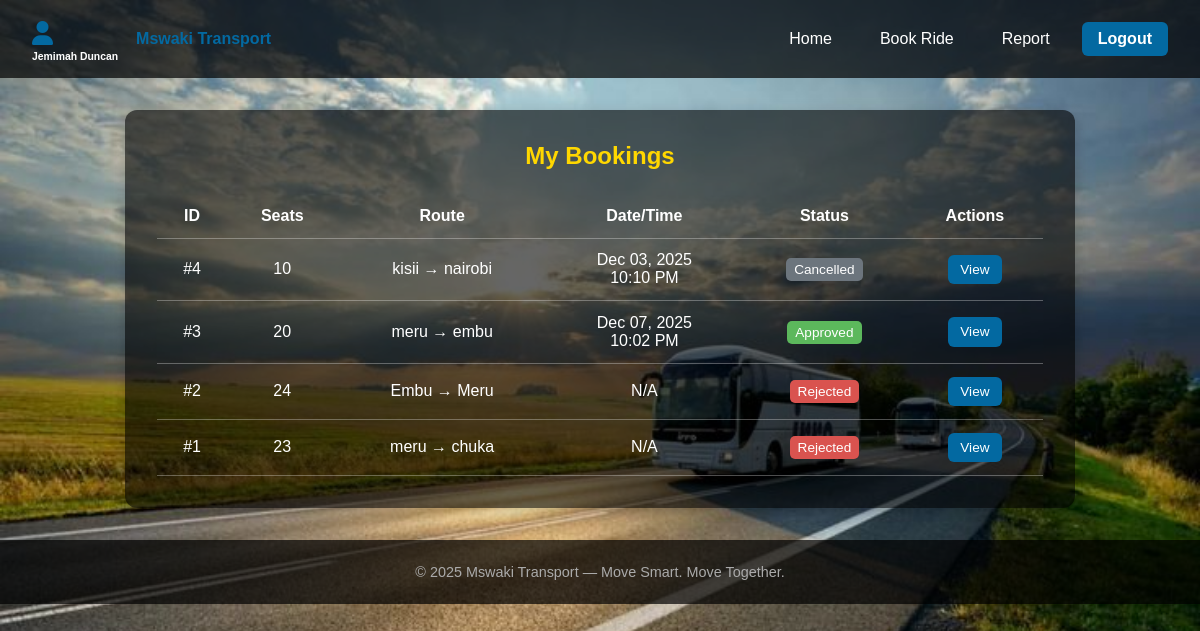
Screenshot of /my_bookings (signed in) with the database file from the repository.
### mswaki/models.py (models this page shows, shortened)
class User(db.Model, UserMixin):
    id = db.Column(db.Integer, primary_key=True)
    name = db.Column(db.String(100), nullable=False)
    email = db.Column(db.String(120), unique=True, nullable=False)
    password = db.Column(db.String(200), nullable=False)
    role = db.Column(db.String(20), nullable=False)
    rating = db.Column(db.Float, default=0.0)
    status = db.Column(db.String(10), default='active')

class Booking(db.Model):
    id = db.Column(db.Integer, primary_key=True)
    user_id = db.Column(db.Integer, db.ForeignKey('user.id'), nullable=False)
    seats = db.Column(db.Integer, nullable=False)
    pickup = db.Column(db.String(100), nullable=False)
    destination = db.Column(db.String(100), nullable=False)
    route = db.Column(db.String(100))  # optional
    reason = db.Column(db.String(200))
    status = db.Column(db.String(50), default="Pending")
    booking_date = db.Column(db.DateTime)  # when the ride is requested
    travel_date = db.Column(db.Date)       # new: day of travel
    travel_time = db.Column(db.Time)       # new: time of travel
    created_at = db.Column(db.DateTime, default=datetime.utcnow)
    rejection_reason = db.Column(db.String(200))
    user = db.relationship("User", backref="bookings")

### mswaki/routes.py (the view)
@routes.route('/my_bookings')
@login_required
def my_bookings():
    bookings = Booking.query.filter_by(user_id=current_user.id).order_by(Booking.created_at.desc()).all()
    bookings_data = []
    for b in bookings:
        bookings_data.append({
            "id": b.id,
            "seats": b.seats,
            "pickup": b.pickup,
            "destination": b.destination,
            "reason": b.reason or "",
            "travel_date": b.travel_date.strftime("%b %d, %Y") if b.travel_date else "N/A",
            "travel_time": b.travel_time.strftime("%I:%M %p") if b.travel_time else "N/A",
            "status": b.status,
            "rejection_reason": getattr(b, "rejection_reason", ""),
            "created_at": b.created_at.strftime("%b %d, %Y %I:%M %p") if b.created_at else "N/A",
            "can_cancel": b.status.lower() == "pending"
        })
    return render_template(
        "user_bookings.html",
        bookings=bookings,
        bookings_data=bookings_data
    )

### mswaki/templates/user_bookings.html (shortened to what this page needs)
<!DOCTYPE html>
<html lang="en">
<head>
  <link rel="stylesheet" href="https://cdnjs.cloudflare.com/ajax/libs/font-awesome/6.4.0/css/all.min.css">
</head>
<body>
  <nav>
    <a href="{{ url_for('routes.user_dashboard') }}" class="brand">
      <div class="user-brand">
        <i class="fa fa-user"></i>
        <div class="user-name">{{ current_user.name if current_user.is_authenticated else 'Guest' }}</div>
      </div>
      <div class="brand-text">Mswaki Transport</div>
    </a>
    <div class="nav-links" id="navLinks">
      <a href="{{ url_for('routes.user_dashboard') }}">Home</a>
      <a href="{{ url_for('routes.book_vehicle') }}">Book Ride</a>
      <a href="{{ url_for('routes.report_misbehavior') }}">Report</a>
      {% if current_user.is_authenticated %}
        <a href="{{ url_for('routes.logout') }}" class="btn-primary">Logout</a>
      {% endif %}
    </div>
  </nav>
  <div class="container">
    <h2>My Bookings</h2>
    {% if bookings %}
    <table>
      <thead>
        <tr>
          <th>ID</th>
          <th>Seats</th>
          <th>Route</th>
          <th>Date/Time</th>
          <th>Status</th>
          <th>Actions</th>
        </tr>
      </thead>
      <tbody>
        {% for booking in bookings %}
        <tr>
          <td>#{{ booking.id }}</td>
          <td>{{ booking.seats }}</td>
          <td>{{ booking.pickup }} → {{ booking.destination }}</td>
          <td>
            {{ booking.travel_date.strftime('%b %d, %Y') if booking.travel_date else 'N/A' }}<br>
            {{ booking.travel_time.strftime('%I:%M %p') if booking.travel_time else '' }}
          </td>
          <td>
            <span class="status-badge status-{{ booking.status|lower|replace(' ', '-') }}">
              {{ booking.status|capitalize }}
            </span>
          </td>
          <td>
            <button class="btn btn-view" onclick="viewBooking({{ booking.id }})">View</button>
          </td>
        </tr>
        {% endfor %}
      </tbody>
    </table>
    {% else %}
    <p style="text-align:center; margin-top:1rem;">You have no bookings yet.</p>
    {% endif %}
  </div>
  <footer>
    &copy; {{ current_year or 2025 }} Mswaki Transport — Move Smart. Move Together.
  </footer>
</body>
</html>

### mswaki/templates/user_bookings.html (style rules this page uses)
:root { --primary: #0369a1; --gold: gold; --light: #fff; }
* { margin: 0; padding: 0; box-sizing: border-box; font-family: 'Poppins', sans-serif; }
body { background: url('/static/images/mswaki.jpg') center/cover no-repeat fixed; color: var(--light); min-height: 100vh; }
nav { display: flex; justify-content: space-between; align-items: center; padding: 1rem 2rem; background: rgba(0,0,0,0.7); position: sticky; top: 0; z-index: 1000; }
nav .brand { display: flex; align-items: center; gap: 10px; font-size: 1.8rem; font-weight: 700; color: var(--primary); text-decoration: none; }
.user-brand i { font-size: 1.5rem; }
.user-brand .user-name { font-size: 0.65rem; margin-top: 2px; color: #fff; white-space: nowrap; }
.brand-text { font-size: 1rem; font-weight: 600; margin-left: 8px; }
.nav-links { display: flex; gap: 1rem; align-items: center; max-height: none; }
.nav-links a { color: var(--light); padding: 0.5rem 1rem; border-radius: 6px; text-decoration: none; transition: 0.3s; }
.btn-primary { background: var(--primary); color: #000; font-weight: 600; }
.container { max-width: 950px; background: rgba(0,0,0,0.6); margin: 2rem auto; padding: 2rem; border-radius: 12px; box-shadow: 0 4px 15px rgba(0,0,0,0.2); }
h2 { color: var(--gold); text-align: center; margin-bottom: 1.5rem; }
table { width: 100%; border-collapse: collapse; color: #fff; }
th, td { padding: 0.8rem; border-bottom: 1px solid rgba(255,255,255,0.3); text-align: center; }
.status-badge { padding: 0.25rem 0.5rem; border-radius: 5px; font-size: 0.85rem; color: #fff; }
.status-approved { background: #5cb85c; }
.status-rejected { background: #d9534f; }
.status-cancelled { background: #6c757d; }
.btn { padding: 0.45rem 0.8rem; border-radius: 6px; font-size: 0.85rem; cursor: pointer; border: none; }
.btn-view { background: var(--primary); color: #fff; }
footer { text-align: center; padding: 1.5rem 0; background: rgba(0,0,0,0.7); margin-top: 2rem; color: #aaa; font-size: 0.9rem; }

### rows the page displays
User: name "Jemimah Duncan"
Booking: id "4", seats "10", pickup "kisii", destination "nairobi", travel_date "Dec 03, 2025", travel_time "10:10 PM", status "Cancelled"
Booking: id "3", seats "20", pickup "meru", destination "embu", travel_date "Dec 07, 2025", travel_time "10:02 PM", status "Approved"
Booking: id "2", seats "24", pickup "Embu", destination "Meru", travel_date "N/A", status "Rejected"
Booking: id "1", seats "23", pickup "meru", destination "chuka", travel_date "N/A", status "Rejected"

### other values shown
{{ current_year or 2025 }} "2025"
